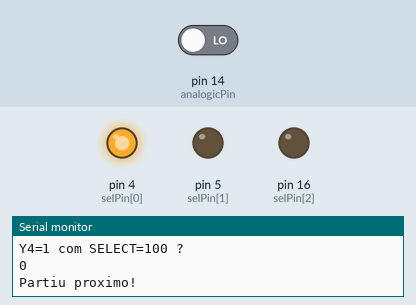
This sketch was run on a simulated Arduino Uno, built with avr-gcc and run on an emulated ATmega328P. On the bench: output pins drawn as LEDs (lit = HIGH), the last lines printed to the serial monitor. The test bench sets the inputs (shaded band); at power-on: pin 14 (analogicPin) LOW.

Above: at 1.0 s.
At 3.0 s:
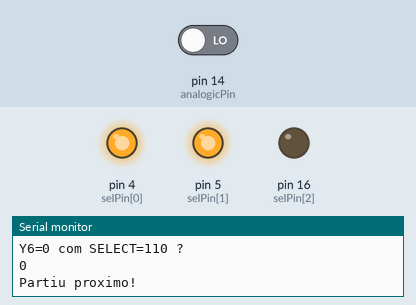
Timing chart, 0 to 4.6 s (numbered marks = the images above):
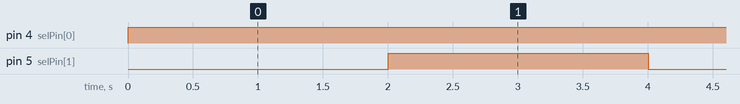

Measured:
- by itself, pin 4 (selPin[0]): LOW → HIGH at 0.00 s
- by itself, pin 5 (selPin[1]): alternates HIGH for 2.0 s and LOW for 2.0 s

The sketch:

_4051Tester.ino
```cpp
#define analogicPin 14 // D5 = 14
int selPin[] = { 4, 5, 16 }; // select pins on 4051 (D2, D1, D0)

void setup(){
  for(int pin = 0; pin < 3; pin++){ // setup select pins
    pinMode(selPin[pin], OUTPUT);
    digitalWrite(selPin[pin], LOW);
  }
  digitalWrite(analogicPin, INPUT);
  Serial.begin(9600);
}

void loop() {
  digitalWrite(selPin[0], HIGH);
  digitalWrite(selPin[1], LOW);
  digitalWrite(selPin[2], LOW);
  Serial.println("Y4=1 com SELECT=100 ?");
  Serial.println(digitalRead(analogicPin));
  Serial.println("Partiu proximo! ");
  delay(2000);
  digitalWrite(selPin[0], HIGH);
  digitalWrite(selPin[1], HIGH);
  digitalWrite(selPin[2], LOW);
  Serial.println("Y6=0 com SELECT=110 ?");
  Serial.println(digitalRead(analogicPin));
  Serial.println("Partiu proximo! ");
  delay(2000);
}
```
